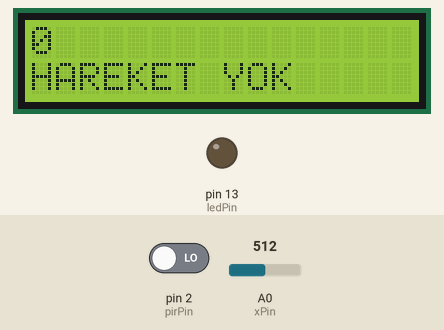
Recording of a sketch running on a simulated Arduino Uno, built with avr-gcc and run on an emulated ATmega328P. Parts: 16×2 character LCD, output pins drawn as LEDs (lit = HIGH). The inputs (shaded band) are chosen by the test bench; at power-on: pin 2 (pirPin) LOW, A0 (xPin) = 512.

Above: at 1.2 s.
1.3 s: pin 2 (pirPin) driven HIGH
At 2.3 s:
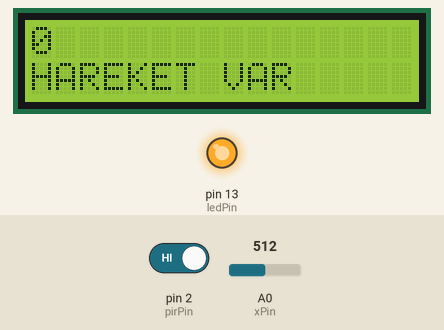
2.8 s: A0 (xPin) set to 940
At 3.6 s:
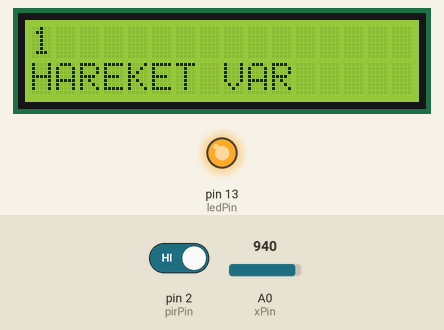
5.3 s: pin 2 (pirPin) driven LOW
At 6.2 s:
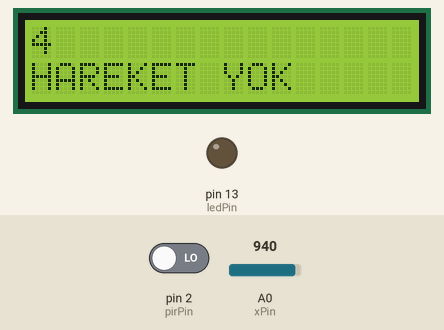
7.3 s: A0 (xPin) set to 0
At 9.7 s:
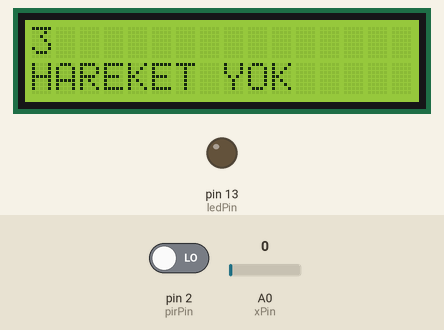
Timing chart, 0 to 11.2 s (numbered marks = the images above; inputs shaded):
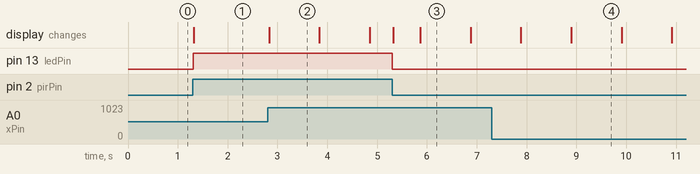

The sketch:

JOYSTICK_SAYAR.ino
```cpp
#include <Wire.h>
#include <LiquidCrystal_I2C.h>
//I2C pins declaration
LiquidCrystal_I2C lcd(0x27, 2, 1, 0, 4, 5, 6, 7, 3, POSITIVE);


int xPin = A0;
int degerX;
int pirPin = 2;
int sayi;
int ledPin=13;
int hareket;
unsigned long eskiZaman=0;
unsigned long yeniZaman;
void setup() {
  pinMode(pirPin, INPUT);
  pinMode(xPin, INPUT);
  pinMode(ledPin, OUTPUT);
   sayi=0;

 lcd.begin(16,2);//Defining 16 columns and 2 rows of lcd display
 lcd.backlight();//To Power ON the back light
    //lcd.backlight();// To Power OFF the back light

}

void loop() {

  yeniZaman = millis();
  // put your main code here, to run repeatedly:
  degerX=analogRead(xPin);


 if(yeniZaman-eskiZaman > 1000 && degerX>=930){
  sayi++;
  lcd.setCursor(0,0);
lcd.print("                ");
     /* Eski zaman değeri yeni zaman değeri ile güncelleniyor */
     eskiZaman = yeniZaman;
  }
   if(yeniZaman-eskiZaman > 1000 && degerX<=10){
  sayi--;
  lcd.setCursor(0,0);
lcd.print("                ");
     /* Eski zaman değeri yeni zaman değeri ile güncelleniyor */
     eskiZaman = yeniZaman;
  }
lcd.setCursor(0,0);
//Defining positon to write from first row,first column .
lcd.print(sayi);


  hareket = digitalRead(pirPin);  //Sensörden okuma yapıyoruz.

  if(hareket == HIGH){             //Hareketlilik var ise içerideki komutlar uygulanır.
  digitalWrite(ledPin,HIGH);
  lcd.setCursor(0,1);  //Defining positon to write from second row,first column .
lcd.print("HAREKET VAR");
  }
  else{                           //Hareketlilik yok ise içerideki komutlar uygulanır.

    digitalWrite(ledPin,LOW);
    lcd.setCursor(0,1);  //Defining positon to write from second row,first column .
lcd.print("HAREKET YOK");
  }


}
```

Measured:
- after the input at 1.3 s, pin 13 (ledPin): LOW → HIGH at once; the display: changes at once (image 1)
- after the input at 2.8 s, the display: changes at once (image 2)
- after the input at 5.3 s, pin 13 (ledPin): HIGH → LOW at once; the display: first changes at once (image 3 shows a later state)
- what the display in image 2 shows lasts 1.0 s, from 2.8 s to 3.8 s
